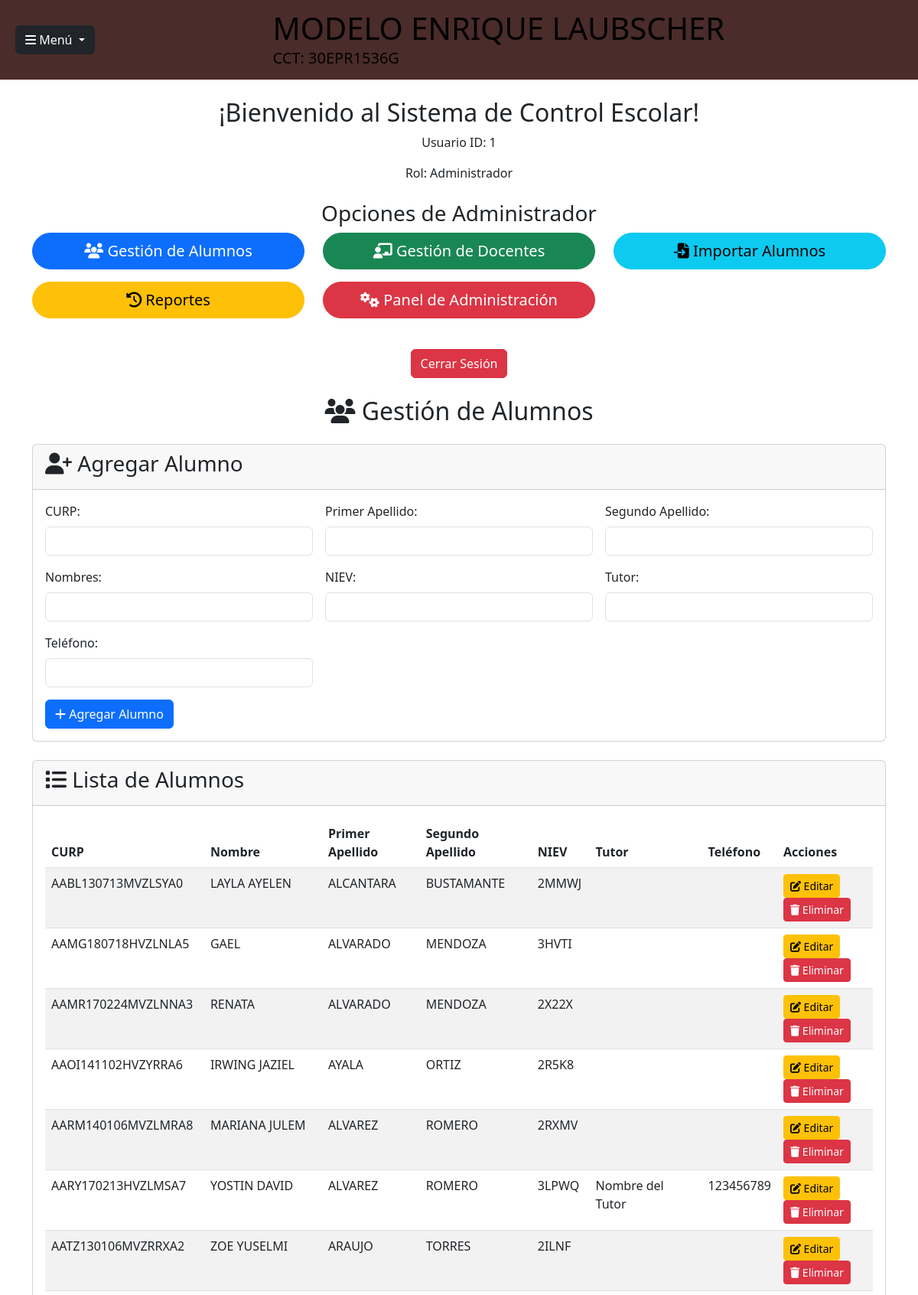
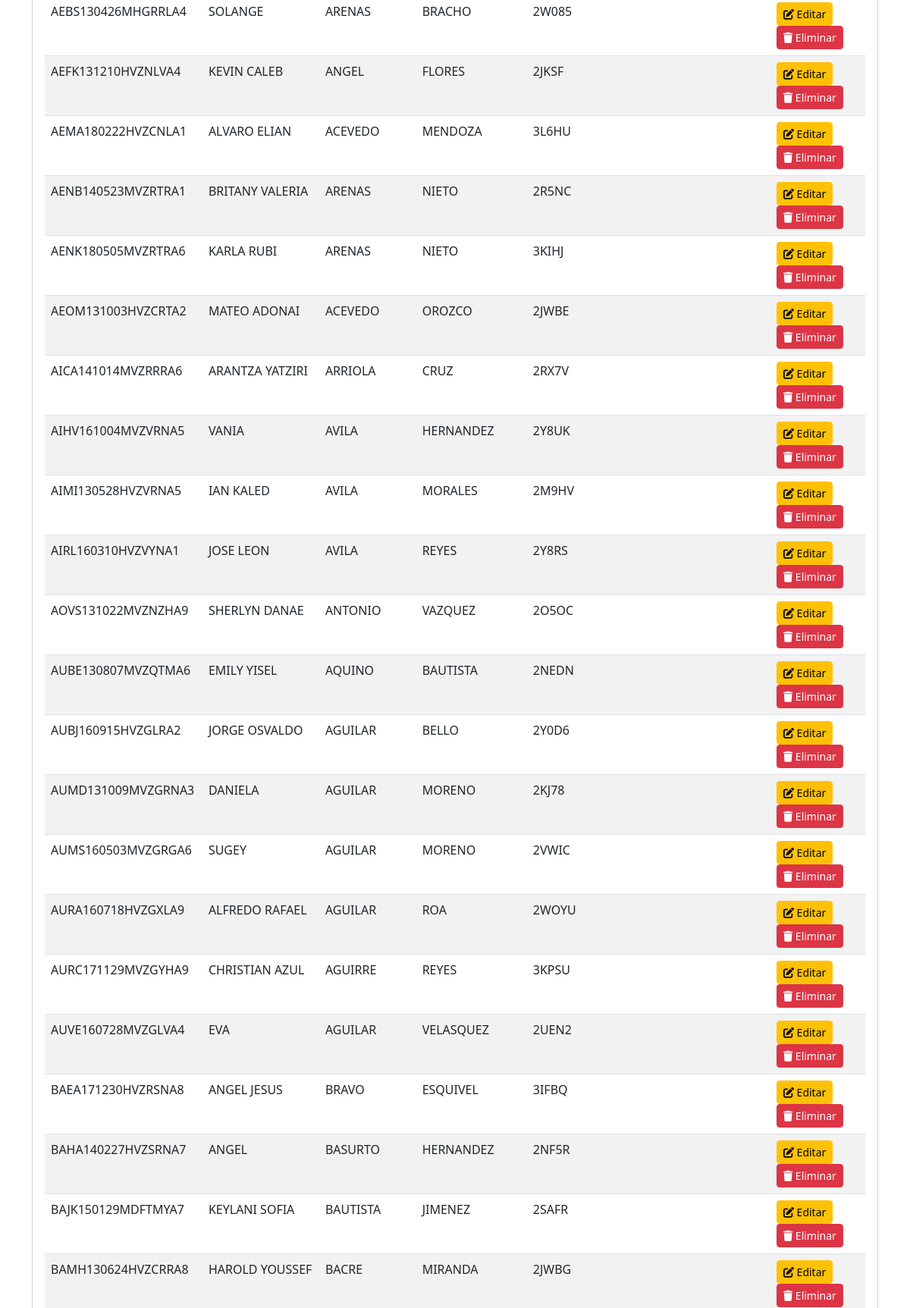
Page /alumnos.php (signed in, upper part) on the committed database (2 pictures, top to bottom).
### tables this page shows
CREATE TABLE `alumnos` (
  `curp` char(18) NOT NULL,
  `primer_apellido` varchar(100) NOT NULL,
  `segundo_apellido` varchar(100) DEFAULT NULL,
  `nombres` varchar(100) NOT NULL,
  `telefono` varchar(15) DEFAULT NULL,
  `tutor` varchar(100) DEFAULT NULL,
  `niev` char(5) NOT NULL,
  `bloqueado` tinyint(1) DEFAULT 0
);

### alumnos.php (the view, shortened to what this page needs)
<?php
require_once 'header.php';
require_once 'database.php';
$sql = "SELECT curp, primer_apellido, segundo_apellido, nombres, niev, tutor, telefono FROM alumnos";
$stmt = $conn->query($sql);
$alumnos = $stmt->fetchAll(PDO::FETCH_ASSOC);
?>
<div class="container mt-4">
    <h2 class="text-center mb-4"><i class="fas fa-users"></i> Gestión de Alumnos</h2>
    <div class="card">
        <div class="card-header">
            <h3><i class="fas fa-user-plus"></i> Agregar Alumno</h3>
        </div>
        <div class="card-body">
            <form method="POST" action="" class="row g-3">
                <div class="col-md-4">
                    <label for="curp" class="form-label">CURP:</label>
                    <input type="text" name="curp" id="curp" class="form-control" required>
                </div>
                <div class="col-md-4">
                    <label for="primer_apellido" class="form-label">Primer Apellido:</label>
                    <input type="text" name="primer_apellido" id="primer_apellido" class="form-control" required>
                </div>
                <div class="col-md-4">
                    <label for="segundo_apellido" class="form-label">Segundo Apellido:</label>
                    <input type="text" name="segundo_apellido" id="segundo_apellido" class="form-control">
                </div>
                <div class="col-md-4">
                    <label for="nombres" class="form-label">Nombres:</label>
                    <input type="text" name="nombres" id="nombres" class="form-control" required>
                </div>
                <div class="col-md-4">
                    <label for="niev" class="form-label">NIEV:</label>
                    <input type="text" name="niev" id="niev" class="form-control">
                </div>
                <div class="col-md-4">
                    <label for="tutor" class="form-label">Tutor:</label>
                    <input type="text" name="tutor" id="tutor" class="form-control" required>
                </div>
                <div class="col-md-4">
                    <label for="telefono" class="form-label">Teléfono:</label>
                    <input type="text" name="telefono" id="telefono" class="form-control" required>
                </div>
                <div class="col-12">
                    <button type="submit" name="add" class="btn btn-primary"><i class="fas fa-plus"></i> Agregar Alumno</button>
                </div>
            </form>
        </div>
    </div>
    <div class="card mt-4">
        <div class="card-header">
            <h3><i class="fas fa-list"></i> Lista de Alumnos</h3>
        </div>
        <div class="card-body">
            <table class="table table-striped table-hover">
                <thead>
                    <tr>
                        <th>CURP</th>
                        <th>Nombre</th>
                        <th>Primer Apellido</th>
                        <th>Segundo Apellido</th>
                        <th>NIEV</th>
                        <th>Tutor</th>
                        <th>Teléfono</th>
                        <th>Acciones</th>
                    </tr>
                </thead>
                <tbody>
                    <?php foreach ($alumnos as $alumno): ?>
                        <tr>
                            <td><?php echo htmlspecialchars($alumno['curp']); ?></td>
                            <td><?php echo htmlspecialchars($alumno['nombres']); ?></td>
                            <td><?php echo htmlspecialchars($alumno['primer_apellido']); ?></td>
                            <td><?php echo htmlspecialchars($alumno['segundo_apellido']); ?></td>
                            <td><?php echo htmlspecialchars($alumno['niev']); ?></td>
                            <td><?php echo htmlspecialchars($alumno['tutor']); ?></td>
                            <td><?php echo htmlspecialchars($alumno['telefono']); ?></td>
                            <td>
                                <a href="edit_alumno.php?curp=<?php echo urlencode($alumno['curp']); ?>" class="btn btn-warning btn-sm"><i class="fas fa-edit"></i> Editar</a>
                                <a href="delete_alumno.php?curp=<?php echo urlencode($alumno['curp']); ?>" class="btn btn-danger btn-sm" onclick="return confirm('¿Estás seguro?')"><i class="fas fa-trash"></i> Eliminar</a>
                            </td>
                        </tr>
                    <?php endforeach; ?>
                </tbody>
            </table>
        </div>
    </div>
</div>

### rows in the picture
alumnos: curp "AABL130713MVZLSYA0", nombres "LAYLA AYELEN", primer_apellido "ALCANTARA", segundo_apellido "BUSTAMANTE", niev "2MMWJ"
alumnos: curp "AAMG180718HVZLNLA5", nombres "GAEL", primer_apellido "ALVARADO", segundo_apellido "MENDOZA", niev "3HVTI"
alumnos: curp "AAMR170224MVZLNNA3", nombres "RENATA", primer_apellido "ALVARADO", segundo_apellido "MENDOZA", niev "2X22X"
alumnos: curp "AAOI141102HVZYRRA6", nombres "IRWING JAZIEL", primer_apellido "AYALA", segundo_apellido "ORTIZ", niev "2R5K8"
alumnos: curp "AARM140106MVZLMRA8", nombres "MARIANA JULEM", primer_apellido "ALVAREZ", segundo_apellido "ROMERO", niev "2RXMV"
alumnos: curp "AARY170213HVZLMSA7", nombres "YOSTIN DAVID", primer_apellido "ALVAREZ", segundo_apellido "ROMERO", niev "3LPWQ", tutor "Nombre del Tutor", telefono "123456789"
alumnos: curp "AATZ130106MVZRRXA2", nombres "ZOE YUSELMI", primer_apellido "ARAUJO", segundo_apellido "TORRES", niev "2ILNF"
alumnos: curp "AEBS130426MHGRRLA4", nombres "SOLANGE", primer_apellido "ARENAS", segundo_apellido "BRACHO", niev "2W085"
alumnos: curp "AEFK131210HVZNLVA4", nombres "KEVIN CALEB", primer_apellido "ANGEL", segundo_apellido "FLORES", niev "2JKSF"
alumnos: curp "AEMA180222HVZCNLA1", nombres "ALVARO ELIAN", primer_apellido "ACEVEDO", segundo_apellido "MENDOZA", niev "3L6HU"
alumnos: curp "AENB140523MVZRTRA1", nombres "BRITANY VALERIA", primer_apellido "ARENAS", segundo_apellido "NIETO", niev "2R5NC"
alumnos: curp "AENK180505MVZRTRA6", nombres "KARLA RUBI", primer_apellido "ARENAS", segundo_apellido "NIETO", niev "3KIHJ"
alumnos: curp "AEOM131003HVZCRTA2", nombres "MATEO ADONAI", primer_apellido "ACEVEDO", segundo_apellido "OROZCO", niev "2JWBE"
alumnos: curp "AICA141014MVZRRRA6", nombres "ARANTZA YATZIRI", primer_apellido "ARRIOLA", segundo_apellido "CRUZ", niev "2RX7V"
alumnos: curp "AIHV161004MVZVRNA5", nombres "VANIA", primer_apellido "AVILA", segundo_apellido "HERNANDEZ", niev "2Y8UK"
alumnos: curp "AIMI130528HVZVRNA5", nombres "IAN KALED", primer_apellido "AVILA", segundo_apellido "MORALES", niev "2M9HV"
alumnos: curp "AIRL160310HVZVYNA1", nombres "JOSE LEON", primer_apellido "AVILA", segundo_apellido "REYES", niev "2Y8RS"
alumnos: curp "AOVS131022MVZNZHA9", nombres "SHERLYN DANAE", primer_apellido "ANTONIO", segundo_apellido "VAZQUEZ", niev "2O5OC"
alumnos: curp "AUBE130807MVZQTMA6", nombres "EMILY YISEL", primer_apellido "AQUINO", segundo_apellido "BAUTISTA", niev "2NEDN"
alumnos: curp "AUBJ160915HVZGLRA2", nombres "JORGE OSVALDO", primer_apellido "AGUILAR", segundo_apellido "BELLO", niev "2Y0D6"
alumnos: curp "AUMD131009MVZGRNA3", nombres "DANIELA", primer_apellido "AGUILAR", segundo_apellido "MORENO", niev "2KJ78"
alumnos: curp "AUMS160503MVZGRGA6", nombres "SUGEY", primer_apellido "AGUILAR", segundo_apellido "MORENO", niev "2VWIC"
alumnos: curp "AURA160718HVZGXLA9", nombres "ALFREDO RAFAEL", primer_apellido "AGUILAR", segundo_apellido "ROA", niev "2WOYU"
alumnos: curp "AURC171129MVZGYHA9", nombres "CHRISTIAN AZUL", primer_apellido "AGUIRRE", segundo_apellido "REYES", niev "3KPSU"
alumnos: curp "AUVE160728MVZGLVA4", nombres "EVA", primer_apellido "AGUILAR", segundo_apellido "VELASQUEZ", niev "2UEN2"
alumnos: curp "BAEA171230HVZRSNA8", nombres "ANGEL JESUS", primer_apellido "BRAVO", segundo_apellido "ESQUIVEL", niev "3IFBQ"
alumnos: curp "BAHA140227HVZSRNA7", nombres "ANGEL", primer_apellido "BASURTO", segundo_apellido "HERNANDEZ", niev "2NF5R"
alumnos: curp "BAJK150129MDFTMYA7", nombres "KEYLANI SOFIA", primer_apellido "BAUTISTA", segundo_apellido "JIMENEZ", niev "2SAFR"
alumnos: curp "BAMH130624HVZCRRA8", nombres "HAROLD YOUSSEF", primer_apellido "BACRE", segundo_apellido "MIRANDA", niev "2JWBG"

### other values in the picture
$_SESSION['user_id'] "1"
